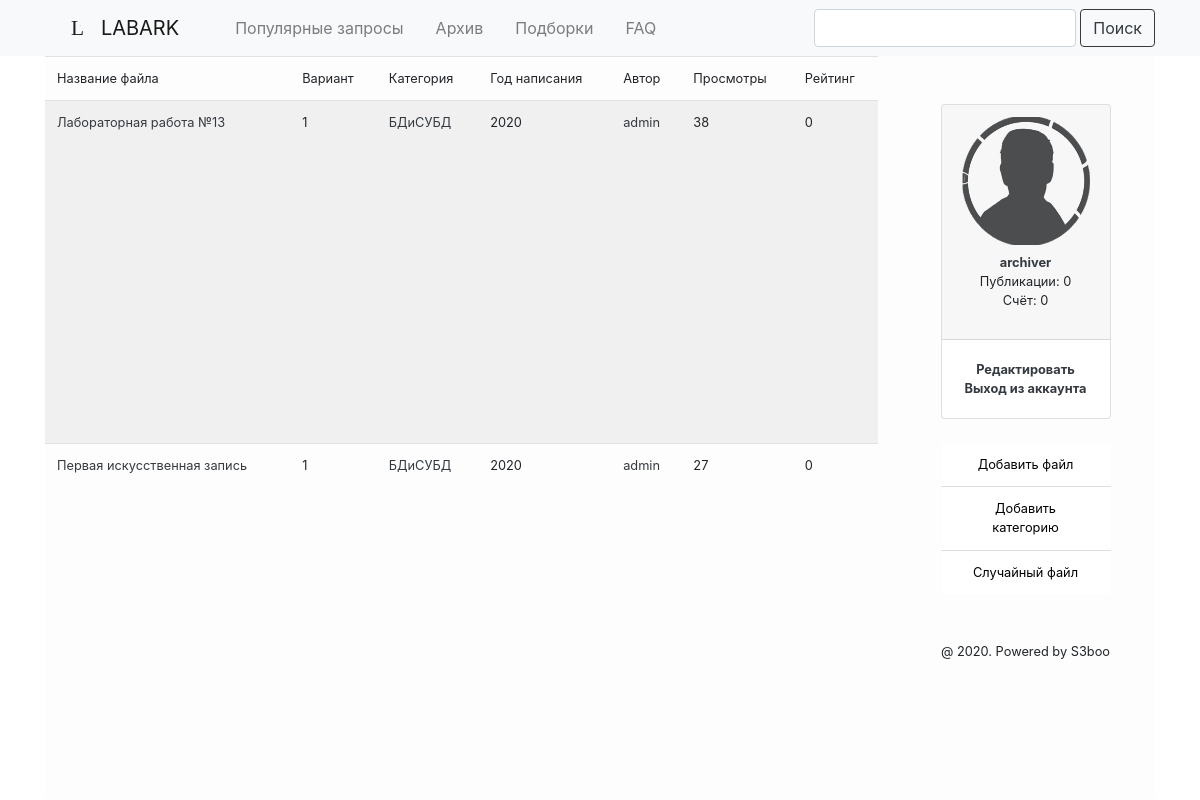
Screenshot of /category/3 (signed in) with the database file from the repository.
### LabArkApp/models.py (models this page shows, shortened)
class Lab(models.Model):
    name = models.CharField(max_length=50, blank=False)
    course = models.IntegerField()
    variant = models.IntegerField(default=0)
    year = models.IntegerField(default=0)
    category = models.ForeignKey(Category, on_delete=models.CASCADE)
    author = models.ForeignKey(User, on_delete=models.CASCADE)
    views = models.IntegerField(default=0)
    upload_time = models.DateTimeField(auto_now_add=True)
    file = models.FileField(upload_to="files")
    rating = models.IntegerField(default=0)
    class Meta:
        ordering = ["-id"]

class Category(models.Model):
    name = models.CharField(max_length=50, blank=False, unique=True)
    downloads = models.IntegerField(default=0)
    def __str__(self):
        return f"{self.name}"

class Profile(models.Model):
    user = models.OneToOneField(User, on_delete=models.CASCADE)
    reputation = models.IntegerField(default=0)
    uploads = models.IntegerField(default=0)
    userpic = models.ImageField(upload_to="userpics", default="default.png")

### LabArkApp/views.py (the view)
# urls.py: re_path(r'^category/(?P<pk>\d+?)', LA.category_labs, name='category_labs'),
def category_labs(request, pk):
    return render(request, 'index.html', context={
        'last_labs': Lab.objects.all().filter(category__pk=pk),
        'form': forms.AddCategoryForm()
    })

### LabArkApp/forms.py
class AddCategoryForm(forms.ModelForm):
    class Meta:
        model = models.Category
        fields = ('name', )

### templates/index.html (shortened to what this page needs)
{% extends 'base.html' %}
{% block content %}
<div class="row m-0 p-0 content">
    <table class="table table-hover table-striped ml-0 mr-5 col-12 col-lg-9 w-100">
      <thead class="thead-dark">
        <tr>
          <td class="small">Название файла</td>
          <td class="small">Вариант</td>
          <td class="small">Категория</td>
          <td class="small">Год написания</td>
          <td class="small">Автор</td>
          <td class="small">Просмотры</td>
          <td class="small">Рейтинг</td>
        </tr>
      </thead>
      <tbody>
        {% for x in last_labs %}
            <tr>
              <td class="small"><a href="{% url "details" x.id %}" class="text-dark">{{ x.name }}</a></td>
              <td class="small">{{ x.variant }}</td>
              <td class="small"><a href="{% url "category_labs" x.category.id %}" class="text-dark">{{ x.category }}</a></td>
              <td class="small">{{ x.year }}</td>
              <td class="small"><a href="{% url "profile_view" x.author.id %}" class="text-dark">{{ x.author }}</a></td>
              <td class="small">{{ x.views }}</td>
              <td class="small">{{ x.rating }}</td>
            </tr>
        {% endfor %}
      </tbody>
    </table>
    {% include "aside_nav.html" %}
  </div>
{% endblock %}

### templates/userframe.html
<div class="card">
    <div class="card-header">
        <img src="{{ user.profile.userpic.url }}" alt="Userpic" class="img-fluid pb-2">
        <br>
        <a class="text-dark" href="{% url 'profile_view' user.id %}"><strong>{{ user.get_username}}</strong></a>
        <br>
        <p>Публикации: {{ user.profile.uploads }} <br> Счёт: {{ user.profile.reputation }}</p>
    </div>
    <div class="card-body">
        <div class="card-text">
            <a href="#" class="text-dark font-weight-bold">Редактировать</a>
            <br>
            <a href="{% url 'logout' %}" class="text-dark font-weight-bold">Выход из аккаунта</a>
        </div>
    </div>
</div>

### static/css/style.css (style rules this page uses)
.content { background: #FDFDFD; height: calc(100vh - 57px); }

### rows the page displays
Lab: name "Лабораторная работа №13", variant "1", category "БДиСУБД", year "2020", author "admin", views "38", rating "0"
Lab: name "Первая искусственная запись", variant "1", category "БДиСУБД", year "2020", author "admin", views "27", rating "0"

### other values shown
{{ user.get_username }} "archiver"
{{ user.profile.uploads }} "0"
{{ user.profile.reputation }} "0"
